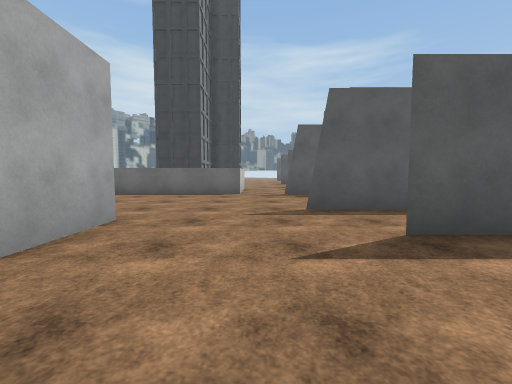
view 1 (above)

21 first-person views from a walk through a 3-D level made in the Unity game engine. The camera is 1.3 m above the floor, tilts 4° down and sees 90° across. The floor is counted in squares, 2 m on a side. Each view is taken from the middle of a square. On the plan, view 1 faces up. The plan holds only what a view shows up to about 9 squares ahead; the rest is blank. The place goes on beyond the plan. The player character is not drawn. Some surface patterns are stand-ins.

view 2
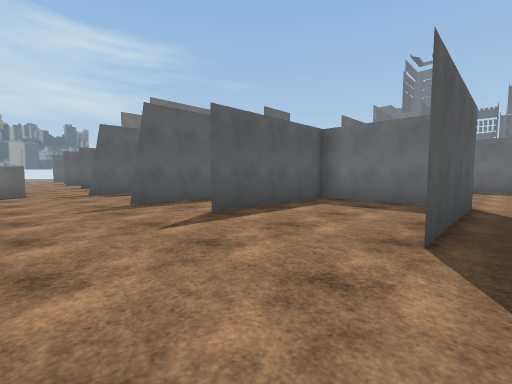

view 3
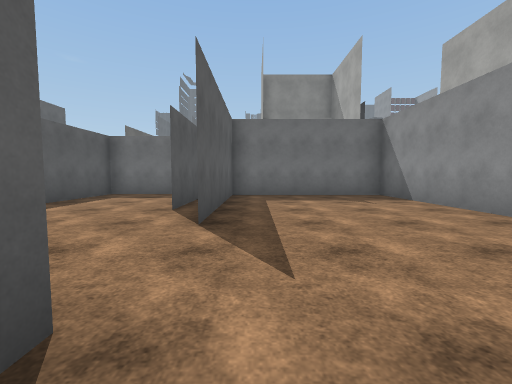

view 4
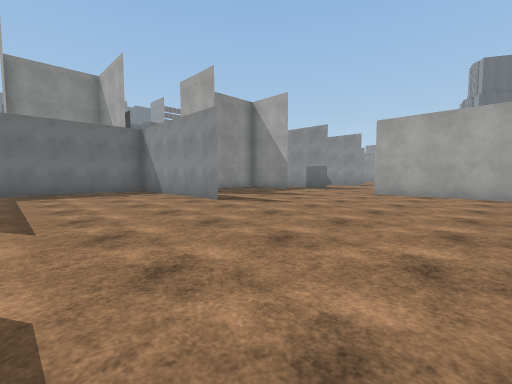

view 5
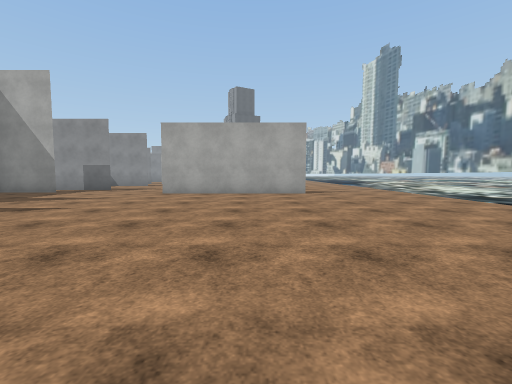

view 6
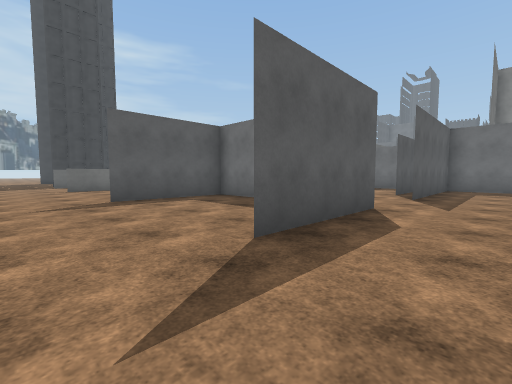

view 7
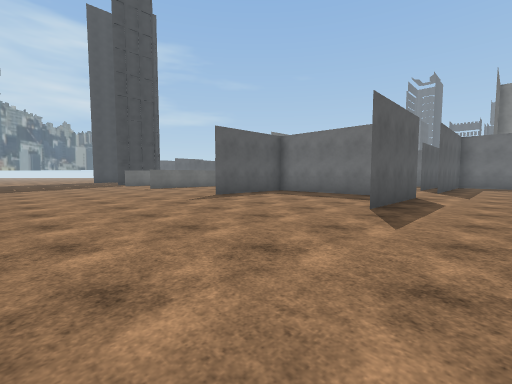

view 8
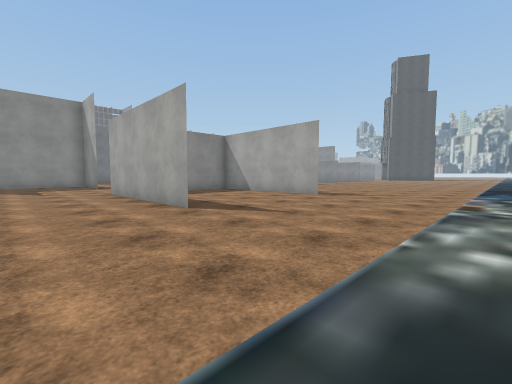

view 9
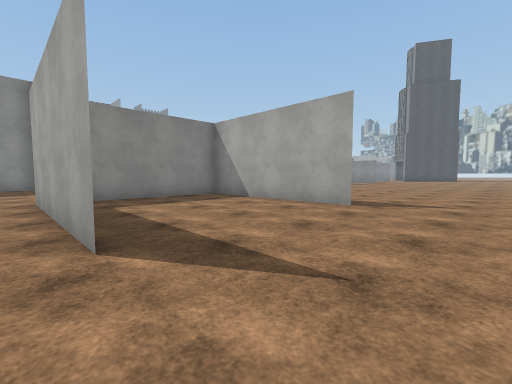

view 10
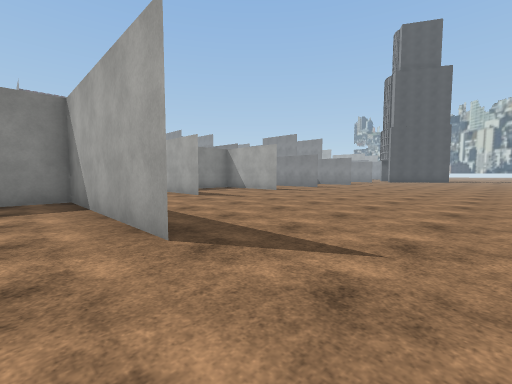

view 11
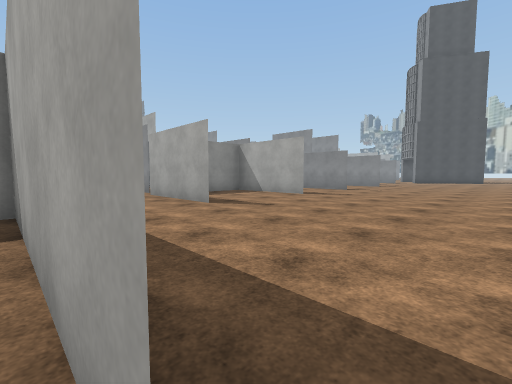

view 12
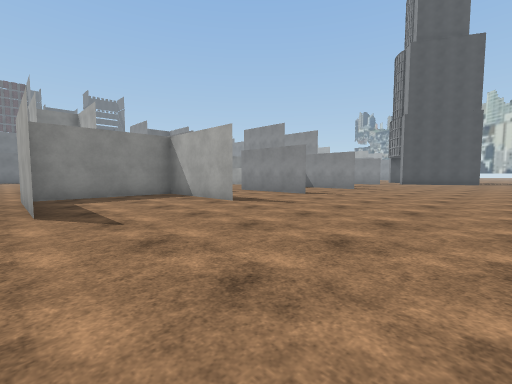

view 13
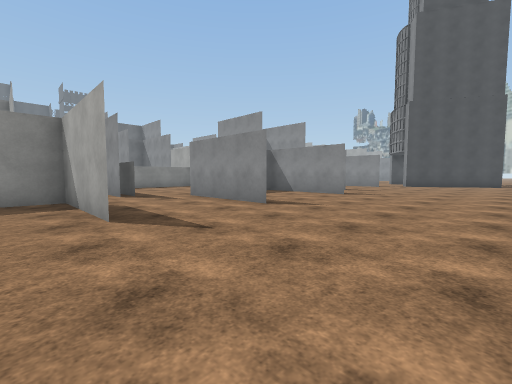

view 14
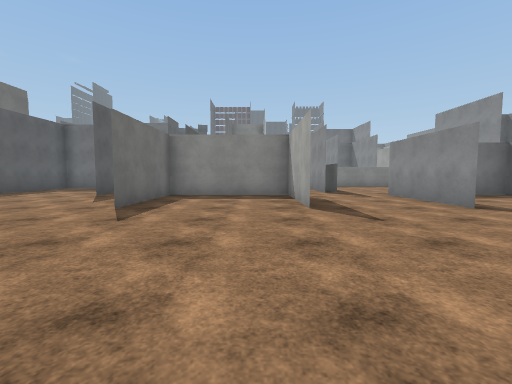

view 15
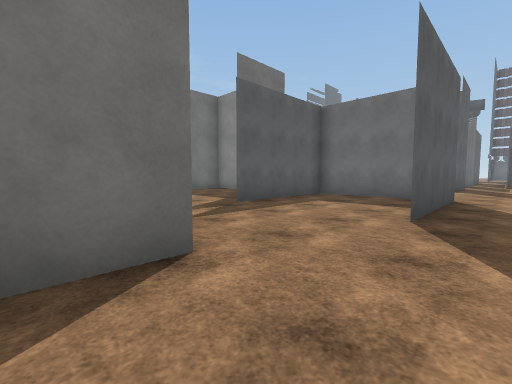

view 16
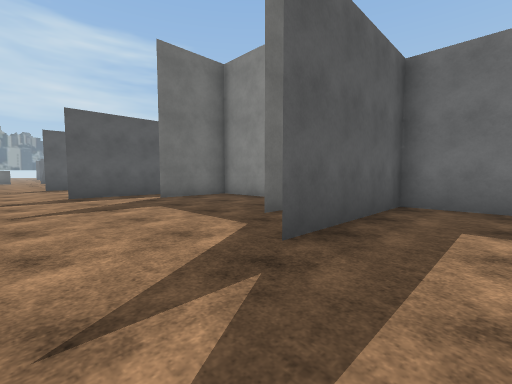

view 17
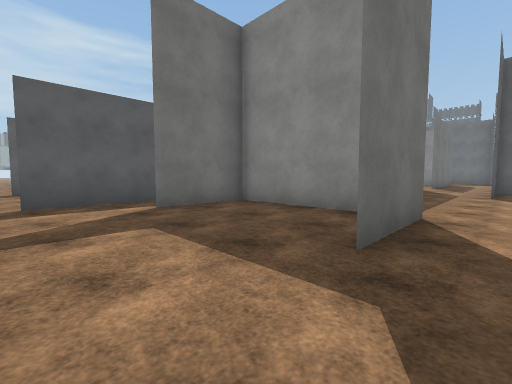

view 18
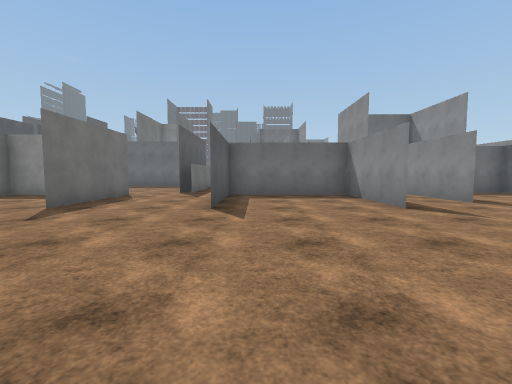

view 19
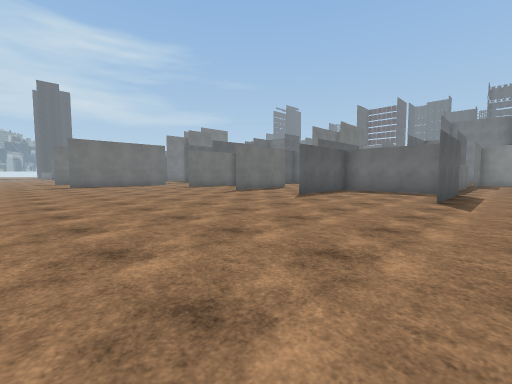

view 20
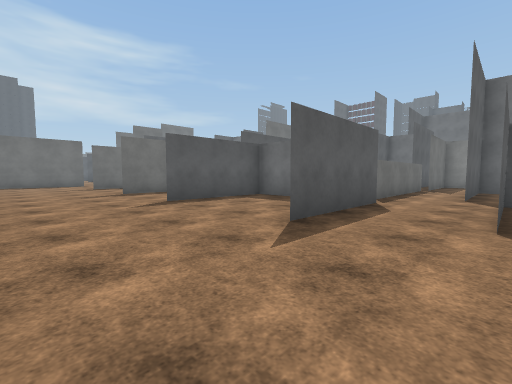

view 21
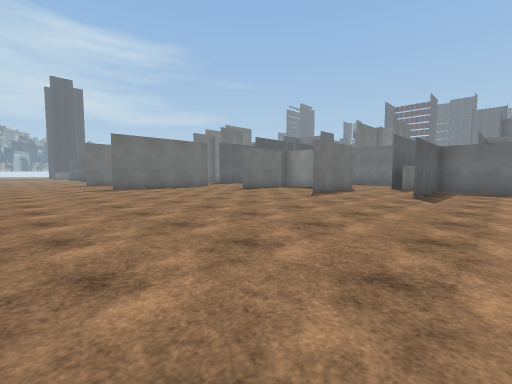

### Floor plan
Key: @ floor where view 1 was taken; # wall or solid block; x gap in a wall; . floor; ^ raised ledge.
Columns run from 11 left of view 1 to 11 right of it. Each row starts with its distance up from view 1.
  9       ^^^^^..
  8  .. ........##
  7  .............
  6  ...... .....
  5  ...... ....###
  4  .....####.....
  3  ........#...####
  2  ........#......#
  1  ........#......#
  0  ........#.@.####.....#
 -1  .....####..#####..   #
 -2  ...............#
 -3  ...............#
 -4     ............#
 -5    .............#
 -6   ..........#####
 -7  ............###
 -8 ...............#
 -9 ...............#
-10 ...............#   ...
-11 .....#####...###.......
-12 .........#..#####....##
-13 .........#......#
-14 .........#......#
-15 .....#####......#
-16 ............#####...
-17 ....................
-18 .........####....
-19 ............#x
-20 ............#
-21  ...........#
-22  ........####.
-23  .............
-24  ............##
-25  ........#####
-26  ...........#
-27  ...........#
-28   ..........#
-29   .......######
-30   ............#
-31      .....#####

Positions as (right, up) in squares from view 1, and headings:
1: (0, 0), facing up
2: (-1, -1), facing up-right
3: (-3, -2), facing right
4: (-5, -2), facing down-right
5: (-5, -2), facing down
6: (-7, -3), facing up-right
7: (-10, -3), facing up-right
8: (-11, -8), facing down-right
9: (-9, -10), facing down-right
10: (-9, -14), facing down-right
11: (-7, -15), facing down-right
12: (-7, -18), facing down-right
13: (-6, -21), facing down-right
14: (-7, -21), facing right
15: (-3, -17), facing up-right
16: (-1, -14), facing up-right
17: (0, -12), facing up-right
18: (-7, -26), facing right
19: (-9, -30), facing up-right
20: (-5, -31), facing up-right
21: (-10, -27), facing up-right
